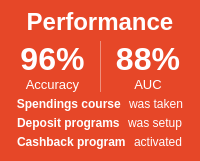
                            <widget class="QFrame" name="frame_4">
                             <property name="styleSheet">
                              <string notr="true">QFrame{
background-color: rgb(230, 71, 40);
border:0px solid red;
	color: rgb(255, 254, 255);
border-radius:30px
}</string>
                             </property>
                             <property name="frameShape">
                              <enum>QFrame::StyledPanel</enum>
                             </property>
                             <property name="frameShadow">
                              <enum>QFrame::Raised</enum>
                             </property>
                             <layout class="QVBoxLayout" name="verticalLayout_3">
                              <property name="spacing">
                               <number>5</number>
                              </property>
                              <property name="leftMargin">
                               <number>10</number>
                              </property>
                              <property name="topMargin">
                               <number>8</number>
                              </property>
                              <property name="rightMargin">
                               <number>10</number>
                              </property>
                              <property name="bottomMargin">
                               <number>12</number>
                              </property>
                              <item>
                               <widget class="QLabel" name="label">
                                <property name="font">
                                 <font>
                                  <family>Tahoma</family>
                                  <pointsize>18</pointsize>
                                  <weight>75</weight>
                                  <bold>true</bold>
                                 </font>
                                </property>
                                <property name="text">
                                 <string>Performance</string>
                                </property>
                                <property name="textFormat">
                                 <enum>Qt::AutoText</enum>
                                </property>
                                <property name="alignment">
                                 <set>Qt::AlignCenter</set>
                                </property>
                               </widget>
                              </item>
                              <item>
                               <layout class="QHBoxLayout" name="horizontalLayout_20">
                                <item>
                                 <layout class="QVBoxLayout" name="verticalLayout">
                                  <property name="spacing">
                                   <number>0</number>
                                  </property>
                                  <item>
                                   <widget class="QLabel" name="label_2">
                                    <property name="font">
                                     <font>
                                      <family>Tahoma</family>
                                      <pointsize>24</pointsize>
                                      <weight>75</weight>
                                      <bold>true</bold>
                                     </font>
                                    </property>
                                    <property name="text">
                                     <string>96%</string>
                                    </property>
                                    <property name="alignment">
                                     <set>Qt::AlignCenter</set>
                                    </property>
                                   </widget>
                                  </item>
                                  <item>
                                   <widget class="QLabel" name="label_4">
                                    <property name="font">
                                     <font>
                                      <family>Tahoma</family>
                                      <pointsize>10</pointsize>
                                      <weight>50</weight>
                                      <bold>false</bold>
                                     </font>
                                    </property>
                                    <property name="styleSheet">
                                     <string notr="true">color: rgb(255, 255, 255);</string>
                                    </property>
                                    <property name="text">
                                     <string>Accuracy</string>
                                    </property>
                                    <property name="alignment">
                                     <set>Qt::AlignCenter</set>
                                    </property>
                                   </widget>
                                  </item>
                                 </layout>
                                </item>
                                <item>
                                 <widget class="Line" name="line">
                                  <property name="maximumSize">
                                   <size>
                                    <width>1</width>
                                    <height>16777215</height>
                                   </size>
                                  </property>
                                  <property name="styleSheet">
                                   <string notr="true">background-color: rgba(255, 255, 255,100);</string>
                                  </property>
                                  <property name="orientation">
                                   <enum>Qt::Vertical</enum>
                                  </property>
                                 </widget>
                                </item>
                                <item>
                                 <layout class="QVBoxLayout" name="verticalLayout_2">
                                  <property name="spacing">
                                   <number>0</number>
                                  </property>
                                  <item>
                                   <widget class="QLabel" name="label_3">
                                    <property name="font">
                                     <font>
                                      <family>Tahoma</family>
                                      <pointsize>24</pointsize>
                                      <weight>75</weight>
                                      <bold>true</bold>
                                     </font>
                                    </property>
                                    <property name="text">
                                     <string>88%</string>
                                    </property>
                                    <property name="alignment">
                                     <set>Qt::AlignCenter</set>
                                    </property>
                                   </widget>
                                  </item>
                                  <item>
                                   <widget class="QLabel" name="label_5">
                                    <property name="font">
                                     <font>
                                      <family>Tahoma</family>
                                      <pointsize>10</pointsize>
                                      <weight>50</weight>
                                      <bold>false</bold>
                                     </font>
                                    </property>
                                    <property name="styleSheet">
                                     <string notr="true">color: rgb(255, 255, 255);</string>
                                    </property>
                                    <property name="text">
                                     <string>AUC</string>
                                    </property>
                                    <property name="alignment">
                                     <set>Qt::AlignCenter</set>
                                    </property>
                                   </widget>
                                  </item>
                                 </layout>
                                </item>
                               </layout>
                              </item>
                              <item>
                               <layout class="QHBoxLayout" name="horizontalLayout_22">
                                <property name="spacing">
                                 <number>8</number>
                                </property>
                                <item>
                                 <widget class="QPushButton" name="pushButton">
                                  <property name="font">
                                   <font>
                                    <family>Tahoma</family>
                                    <weight>75</weight>
                                    <bold>true</bold>
                                   </font>
                                  </property>
                                  <property name="styleSheet">
                                   <string notr="true">border:none;
color: rgb(255, 255, 255);</string>
                                  </property>
                                  <property name="text">
                                   <string>  Spendings course</string>
                                  </property>
                                  <property name="icon">
                                   <iconset resource="resources.qrc">
                                    <normaloff>:/svg/img/svg/箭头_页面_向上.png</normaloff>:/svg/img/svg/箭头_页面_向上.png</iconset>
                                  </property>
                                  <property name="iconSize">
                                   <size>
                                    <width>24</width>
                                    <height>24</height>
                                   </size>
                                  </property>
                                 </widget>
                                </item>
                                <item>
                                 <widget class="QLabel" name="label_6">
                                  <property name="maximumSize">
                                   <size>
                                    <width>16777215</width>
                                    <height>32</height>
                                   </size>
                                  </property>
                                  <property name="font">
                                   <font>
                                    <family>Tahoma</family>
                                   </font>
                                  </property>
                                  <property name="text">
                                   <string>was taken</string>
                                  </property>
                                 </widget>
                                </item>
                               </layout>
                              </item>
                              <item>
                               <layout class="QHBoxLayout" name="horizontalLayout_4">
                                <property name="spacing">
                                 <number>8</number>
                                </property>
                                <item>
                                 <widget class="QPushButton" name="pushButton_2">
                                  <property name="font">
                                   <font>
                                    <family>Tahoma</family>
                                    <weight>75</weight>
                                    <bold>true</bold>
                                   </font>
                                  </property>
                                  <property name="styleSheet">
                                   <string notr="true">border:none;
color: rgb(255, 255, 255);</string>
                                  </property>
                                  <property name="text">
                                   <string>  Deposit programs</string>
                                  </property>
                                  <property name="icon">
                                   <iconset resource="resources.qrc">
                                    <normaloff>:/svg/img/svg/闪电-实.png</normaloff>:/svg/img/svg/闪电-实.png</iconset>
                                  </property>
                                  <property name="iconSize">
                                   <size>
                                    <width>24</width>
                                    <height>24</height>
                                   </size>
                                  </property>
                                 </widget>
                                </item>
                                <item>
                                 <widget class="QLabel" name="label_7">
                                  <property name="maximumSize">
                                   <size>
                                    <width>16777215</width>
                                    <height>32</height>
                                   </size>
                                  </property>
                                  <property name="font">
                                   <font>
                                    <family>Tahoma</family>
                                   </font>
                                  </property>
                                  <property name="text">
                                   <string>was setup</string>
                                  </property>
                                 </widget>
                                </item>
                               </layout>
                              </item>
                              <item>
                               <layout class="QHBoxLayout" name="horizontalLayout_24">
                                <property name="spacing">
                                 <number>8</number>
                                </property>
                                <item>
                                 <widget class="QPushButton" name="pushButton_3">
                                  <property name="font">
                                   <font>
                                    <family>Tahoma</family>
                                    <weight>75</weight>
                                    <bold>true</bold>
                                   </font>
                                  </property>
                                  <property name="styleSheet">
                                   <string notr="true">border:none;
color: rgb(255, 255, 255);</string>
                                  </property>
                                  <property name="text">
                                   <string>  Cashback program</string>
                                  </property>
                                  <property name="icon">
                                   <iconset resource="resources.qrc">
                                    <normaloff>:/svg/img/svg/星星.png</normaloff>:/svg/img/svg/星星.png</iconset>
                                  </property>
                                  <property name="iconSize">
                                   <size>
                                    <width>24</width>
                                    <height>24</height>
                                   </size>
                                  </property>
                                 </widget>
                                </item>
                                <item>
                                 <widget class="QLabel" name="label_8">
                                  <property name="maximumSize">
                                   <size>
                                    <width>16777215</width>
                                    <height>32</height>
                                   </size>
                                  </property>
                                  <property name="font">
                                   <font>
                                    <family>Tahoma</family>
                                   </font>
                                  </property>
                                  <property name="text">
                                   <string>activated</string>
                                  </property>
                                 </widget>
                                </item>
                               </layout>
                              </item>
                             </layout>
                            </widget>
